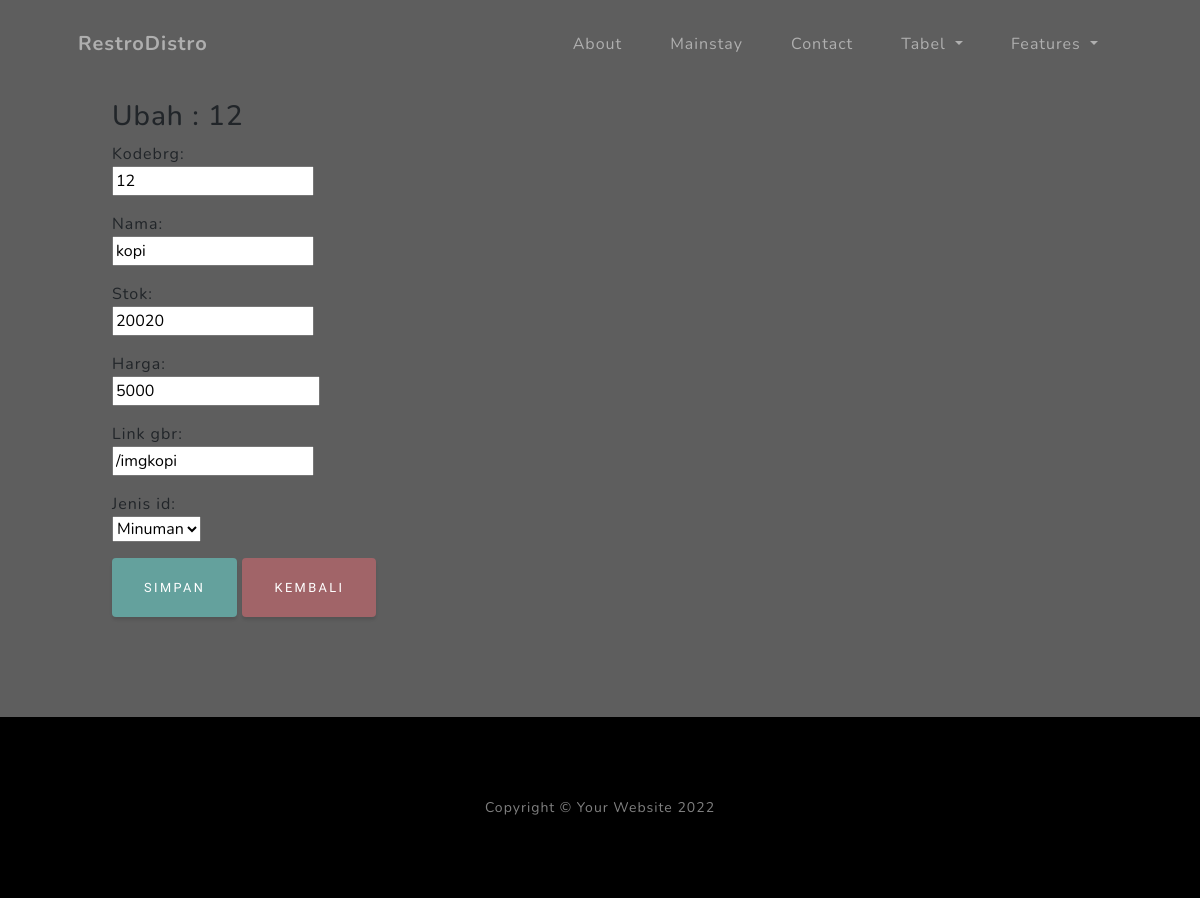
Page /ubah/11 on the committed database.
### Dashboard/models.py (models this page shows, shortened)
class Barang(models.Model):
    kodebrg=models.CharField(max_length=8)
    nama=models.CharField(max_length=50)
    stok=models.IntegerField()
    harga=models.BigIntegerField()
    link_gbr=models.CharField(max_length=150, blank=True)
    waktu_posting=models.DateTimeField(auto_now_add=True)
    jenis_id=models.ForeignKey(Jenis, on_delete=models.CASCADE,null=True)

class Jenis(models.Model):
    nama=models.CharField(max_length=50)
    ket=models.TextField()
    def __str__(self):
        return self.nama

### Dashboard/views.py (the view)
# urls.py: path('ubah/<int:id_barang>',ubah_brg,name='ubah_brg'),
def ubah_brg(request,id_barang):
    barangs=Barang.objects.get(id=id_barang)
    if request.POST:
        form=FormBarang(request.POST,instance=barangs)
        if form.is_valid():
            form.save()
            messages.success(request,"Data Berhasil Diubah")
            return redirect('ubah_brg',id_barang=id_barang)
    else:
        form=FormBarang(instance=barangs)
        konteks={
            'form':form,
            'barangs':barangs
        }
    return render(request, 'ubah_barang.html',konteks)

### Dashboard/forms.py
class FormBarang(ModelForm):
    class Meta:
        model=Barang
        fields='__all__'
        Widget={
            'kodebrg' : forms.TextInput({'class':'form-control'}),
            'nama' : forms.TextInput({'class':'form-control'}),
            'stok' : forms.NumberInput({'class':'form-control'}),
            'harga' : forms.NumberInput({'class':'form-control'}),
            'link_gbr' : forms.TextInput({'class':'form-control'}),
            'jenis_id' : forms.Select({'class':'form-control'}),
        }

### templates/ubah_barang.html (shortened to what this page needs)
{% extends 'index.html' %}
{% load static %}
{% block konten %}
<div class="background">
 <section id="form">
    <div class="container">
        <div class="row">
            <div class="col-md-2">
                <h3>Ubah : {{ barangs.kodebrg }}</h3>
                <form action="{% url 'ubah_brg' barangs.id %}" method="POST">
                    {{form.as_p}}
                    <div class="kolom">
                    <tr>
                        <td><button type="submit" class="btn btn-primary">Simpan</button></td>
                        <td><a href="/Vbrg" class="btn btn-danger">Kembali</a></td>
                    </tr>
                    </div>
                </form>
            </div>
        </div>
       </div>
 </section>
</div>
{% endblock %}

### static/css/style.css (style rules this page uses)
.background { background-color: rgba(0, 0, 0, 0.63); padding: 100px; }
.kolom { width: max-content; }

### rows in the picture
Barang: kodebrg "12", nama "kopi", stok "20020", harga "5000", link_gbr "/imgkopi", jenis_id "Minuman"
